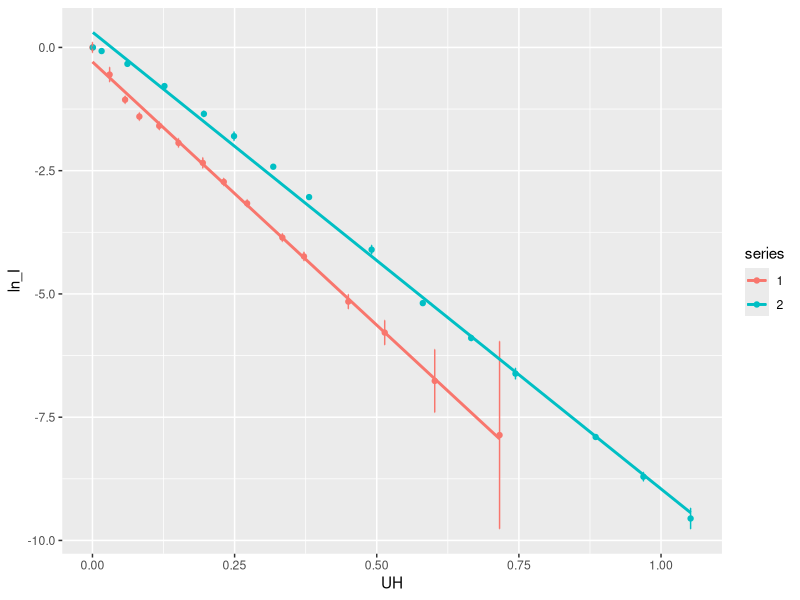

This figure's R source:
s1 <- read.csv("lab2/SERIA1.txt", sep = "\t", dec = ",")
s2 <- read.csv("lab2/SERIA2.txt", sep = "\t", dec = ",")

library(dplyr)
library(ggplot2)

transform <- function(s) {
  s |>
    arrange(UH) |>
    mutate(ln_I = log(Ia/first(Ia)),
           u_ln_I = sqrt(
             (uBIa/Ia)^2 + (first(uBIa)/first(Ia))^2
           )
    ) |>
    select(ln_I, u_ln_I, UH, uBUH)
}

t1 <- transform(s1)
t2 <- transform(s2)

reg1 <- lm(t1$ln_I ~ t1$UH)
reg2 <- lm(t2$ln_I ~ t2$UH)

df <- bind_rows(t1, t2, .id = "series")
df |>
  # filter(series==1) |>
  ggplot(aes(x = UH, y = ln_I, colour = series)) +
  geom_point() +
  geom_errorbarh(aes(xmin = UH - uBUH, xmax = UH + uBUH)) +
  geom_errorbar(aes(ymin = ln_I - u_ln_I, ymax = ln_I + u_ln_I)) +
  geom_smooth(method = "lm", se = FALSE)


s1 |>
  arrange(UH) |>
  mutate(ln_I = log(Ia/first(Ia)),
         u_ln_I = sqrt(
           (uBIa/Ia)^2 + (first(uBIa)/first(Ia))^2
         ),
           (uBIa/Ia)^2 , (first(uBIa)/first(Ia))^2
         
         
  ) |>
  View()
